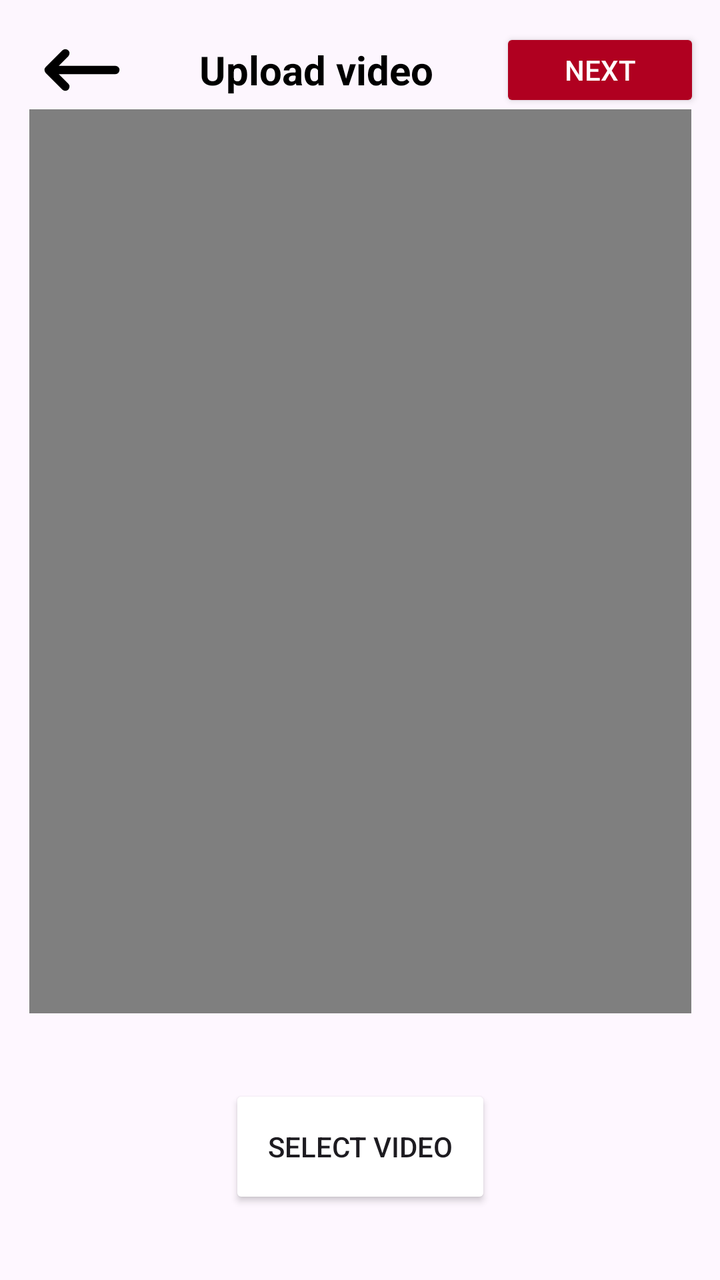
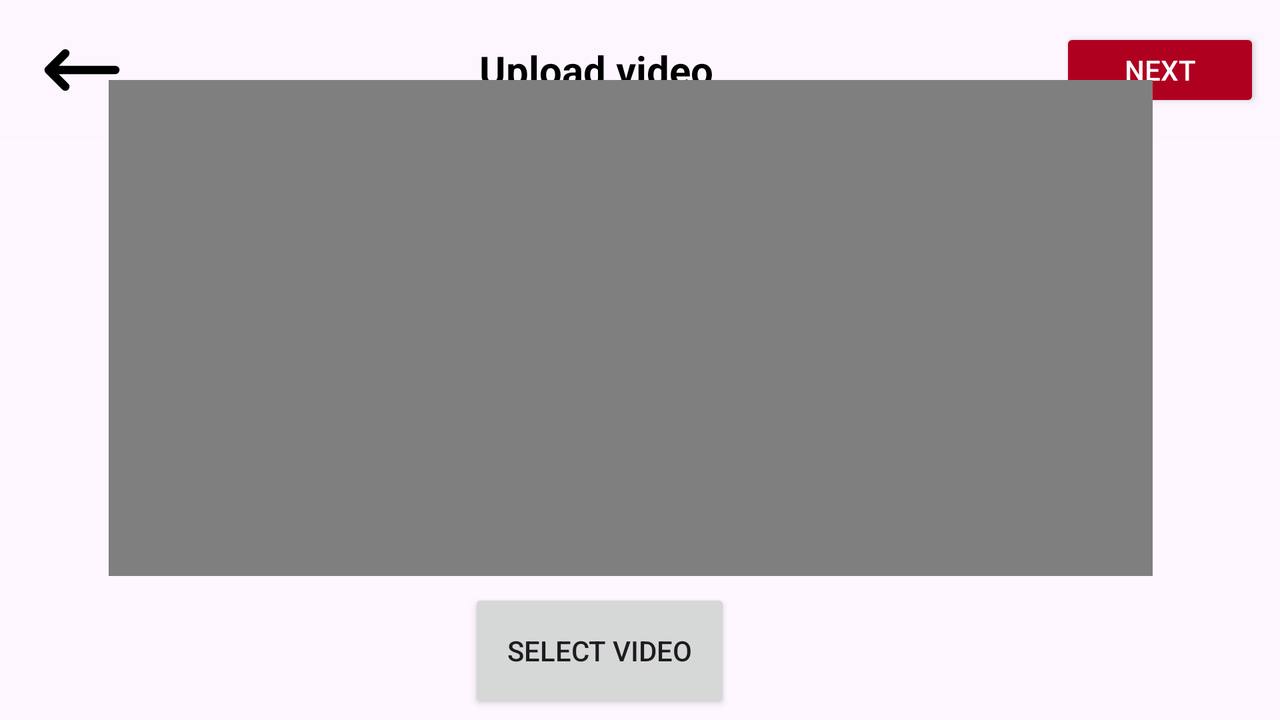

First picture: res/layout/ on a phone held upright. Second picture: the repository's own variant of that layout, on a device whose configuration matches the variant's folder. Source for both follows.
<!-- AndroidManifest.xml: application theme Theme.TechTitansApp -->
<!-- res/layout/activity_uploadpage.xml -->
<?xml version="1.0" encoding="utf-8"?>
<androidx.constraintlayout.widget.ConstraintLayout xmlns:android="http://schemas.android.com/apk/res/android"
    xmlns:app="http://schemas.android.com/apk/res-auto"
    xmlns:tools="http://schemas.android.com/tools"
    android:layout_width="match_parent"
    android:layout_height="match_parent">
    <include
        layout="@layout/toolbaruploadpage" />

    <VideoView
        android:id="@+id/videoView"
        android:layout_width="331dp"
        android:layout_height="452dp"
        app:layout_constraintBottom_toBottomOf="parent"
        app:layout_constraintEnd_toEndOf="parent"
        app:layout_constraintStart_toStartOf="parent"
        app:layout_constraintTop_toTopOf="parent"
        app:layout_constraintVertical_bias="0.29" />

    <Button
        android:id="@+id/select_button"
        android:layout_width="131dp"
        android:layout_height="62dp"
        android:backgroundTint="@color/button_red"
        android:text="Select video"
        app:layout_constraintBottom_toBottomOf="parent"
        app:layout_constraintEnd_toEndOf="parent"
        app:layout_constraintStart_toStartOf="parent"
        app:layout_constraintTop_toBottomOf="@+id/videoView" />
</androidx.constraintlayout.widget.ConstraintLayout>
<!-- res/layout/toolbaruploadpage.xml (included above) -->
<androidx.appcompat.widget.Toolbar xmlns:android="http://schemas.android.com/apk/res/android"
    android:layout_width="match_parent"
    android:layout_height="wrap_content"
    android:background="#FDF6FE">

    <RelativeLayout
        android:layout_width="match_parent"
        android:layout_height="wrap_content"
        android:paddingStart="0dp"
        android:paddingEnd="10dp"
        android:paddingTop="10dp"
        android:paddingBottom="10dp">

        <ImageButton
            android:id="@+id/backButton"
            android:layout_width="wrap_content"
            android:layout_height="wrap_content"
            android:layout_alignParentStart="true"
            android:layout_centerVertical="true"
            android:background="@android:color/transparent"
            android:src="@drawable/backarrow" />

        <TextView
            android:id="@+id/action_bar_title"
            android:layout_width="wrap_content"
            android:layout_height="wrap_content"
            android:layout_centerVertical="true"
            android:layout_marginStart="16dp"
            android:layout_marginEnd="16dp"
            android:layout_toStartOf="@id/nextButton"
            android:layout_toEndOf="@id/backButton"
            android:text="Upload video"
            android:textAlignment="center"
            android:textAllCaps="false"
            android:textColor="@android:color/black"
            android:textSize="20sp"
            android:textStyle="bold" />

        <Button
            android:id="@+id/nextButton"
            android:layout_width="100dp"
            android:layout_height="42dp"
            android:layout_alignParentEnd="true"
            android:layout_centerVertical="true"
            android:backgroundTint="#B00020"
            android:text="Next"
            android:textColor="@android:color/white" />
    </RelativeLayout>
</androidx.appcompat.widget.Toolbar>
<!-- resources referenced by this layout -->
<resources>
  <!-- drawable backarrow (drawable) -->
  <vector xmlns:android="http://schemas.android.com/apk/res/android"
      android:width="50dp"
      android:height="50dp"
      android:viewportWidth="24"
      android:viewportHeight="24">
  
  
    <path
        android:pathData="M4,12H20M4,12L8,8M4,12L8,16"
        android:strokeLineJoin="round"
        android:strokeWidth="2"
        android:fillColor="#00000000"
        android:strokeColor="#000000"
        android:strokeLineCap="round"/>
  </vector>
  <style name="Theme.TechTitansApp" parent="Base.Theme.TechTitansApp" />
  <style name="Base.Theme.TechTitansApp" parent="Theme.Material3.DayNight.NoActionBar">
          
          
      </style>
</resources>
<!-- res/layout-land/activity_uploadpage.xml (the author's variant of the layout above) -->
<!-- drawn on the phone turned sideways -->
<?xml version="1.0" encoding="utf-8"?>
<androidx.constraintlayout.widget.ConstraintLayout xmlns:android="http://schemas.android.com/apk/res/android"
    xmlns:app="http://schemas.android.com/apk/res-auto"
    xmlns:tools="http://schemas.android.com/tools"
    android:layout_width="match_parent"
    android:layout_height="match_parent">
    <include
        layout="@layout/uploadpage_toolbar" />

    <VideoView
        android:id="@+id/videoView"
        android:layout_width="522dp"
        android:layout_height="248dp"
        app:layout_constraintBottom_toBottomOf="parent"
        app:layout_constraintEnd_toEndOf="parent"
        app:layout_constraintHorizontal_bias="0.461"
        app:layout_constraintStart_toStartOf="parent"
        app:layout_constraintTop_toTopOf="parent"
        app:layout_constraintVertical_bias="0.358" />

    <Button
        android:id="@+id/select_button"
        android:layout_width="131dp"
        android:layout_height="62dp"
        android:text="Select video"
        app:layout_constraintBottom_toBottomOf="parent"
        app:layout_constraintEnd_toEndOf="@+id/videoView"
        app:layout_constraintHorizontal_bias="0.46"
        app:layout_constraintStart_toStartOf="@+id/videoView"
        app:layout_constraintTop_toBottomOf="@+id/videoView"
        app:layout_constraintVertical_bias="0.619" />
</androidx.constraintlayout.widget.ConstraintLayout>
<!-- res/layout/uploadpage_toolbar.xml (included above) -->
<androidx.appcompat.widget.Toolbar xmlns:android="http://schemas.android.com/apk/res/android"
    android:layout_width="match_parent"
    android:layout_height="wrap_content"
    android:background="#FDF6FE">

    <RelativeLayout
        android:layout_width="match_parent"
        android:layout_height="wrap_content"
        android:paddingStart="0dp"
        android:paddingEnd="10dp"
        android:paddingTop="10dp"
        android:paddingBottom="10dp">

        <ImageButton
            android:id="@+id/backButton"
            android:layout_width="wrap_content"
            android:layout_height="wrap_content"
            android:layout_alignParentStart="true"
            android:layout_centerVertical="true"
            android:background="@android:color/transparent"
            android:src="@drawable/backarrow" />

        <TextView
            android:id="@+id/action_bar_title"
            android:layout_width="wrap_content"
            android:layout_height="wrap_content"
            android:layout_centerVertical="true"
            android:layout_marginStart="16dp"
            android:layout_marginEnd="16dp"
            android:layout_toStartOf="@id/uploadButton"
            android:layout_toEndOf="@id/backButton"
            android:text="Upload video"
            android:textAlignment="center"
            android:textAllCaps="false"
            android:textColor="@android:color/black"
            android:textSize="20sp"
            android:textStyle="bold" />

        <Button
            android:id="@+id/uploadButton"
            android:layout_width="100dp"
            android:layout_height="42dp"
            android:layout_alignParentEnd="true"
            android:layout_centerVertical="true"
            android:backgroundTint="#B00020"
            android:text="Next"
            android:textColor="@android:color/white" />
    </RelativeLayout>
</androidx.appcompat.widget.Toolbar>
